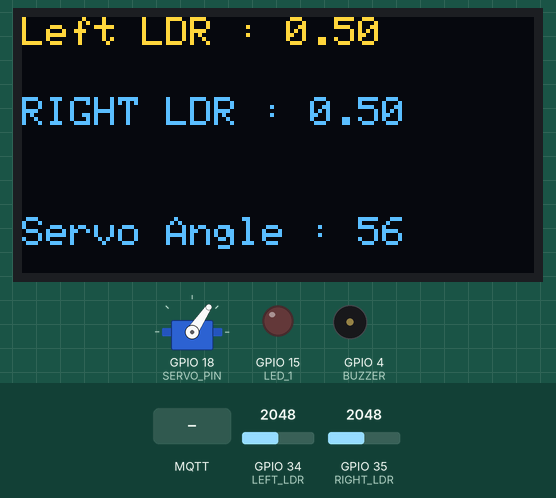
Bench run of a sketch on a simulated ESP32. On the bench: servo, 128×64 one-colour display, output pins drawn as LEDs (lit = HIGH), buzzer (waves = sounding). Inputs (shaded band) come from the test bench; at power-on: GPIO 34 (LEFT_LDR) = 2048, GPIO 35 (RIGHT_LDR) = 2048 (analog values on the 0–4095 scale). The OLED is the two-colour kind (top 16 rows yellow); WiFi joins after 1.5 s; servers stay silent unless stated; no MQTT or app messages arrive unless stated; pins used as bus, display or sensor lines are not drawn; what the sketch prints to the serial monitor is not drawn.

Above: at 11.8 s.
11.9 s: MQTT message "5" arrives on the first subscribed topic
14.4 s: GPIO 34 (LEFT_LDR) set to 1228
At 15.0 s:
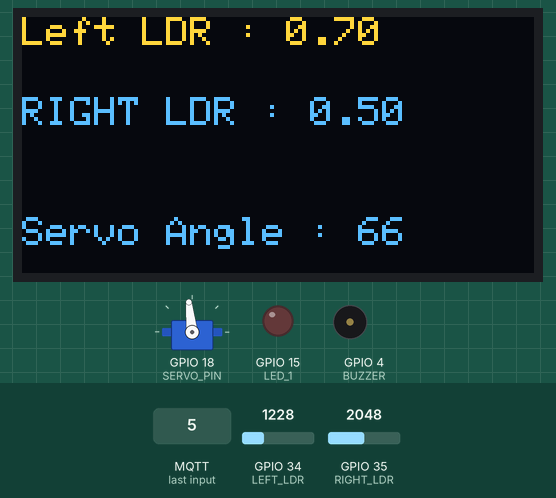
17.2 s: GPIO 35 (RIGHT_LDR) set to 491
At 17.9 s:
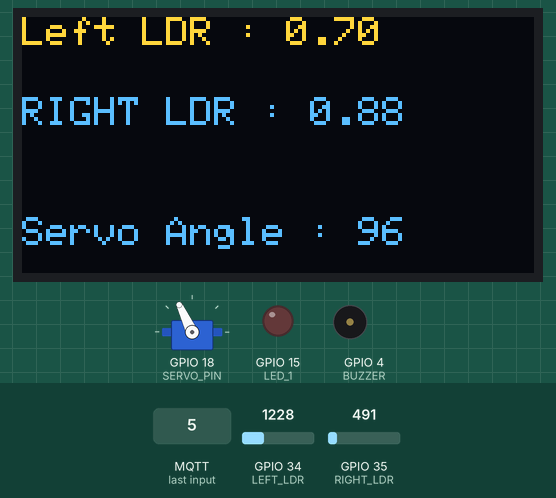
20.1 s: MQTT message "5" arrives on the second subscribed topic
At 21.0 s:
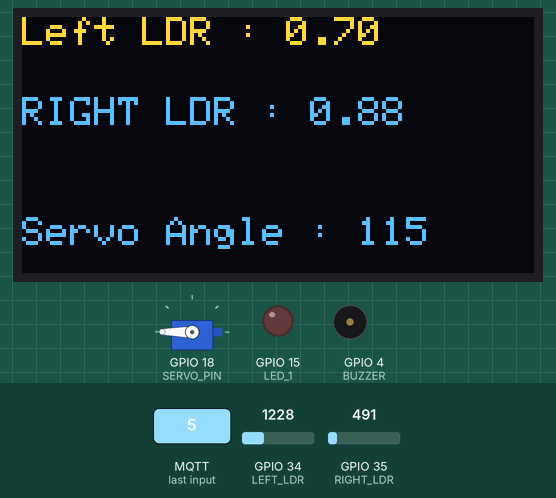
23.2 s: MQTT message "200" arrives on the first subscribed topic
At 24.1 s:
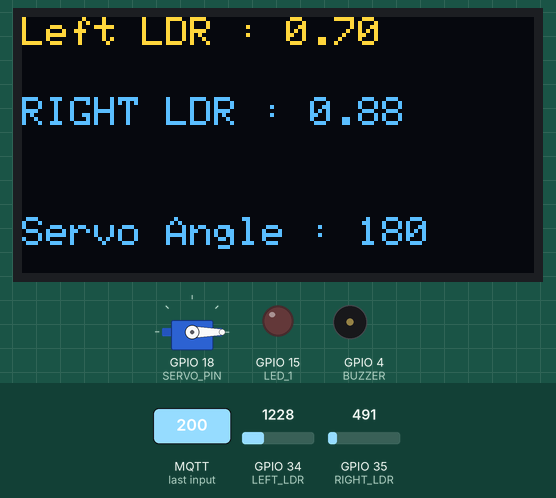
26.3 s: GPIO 35 (RIGHT_LDR) set to 1196
At 27.0 s:
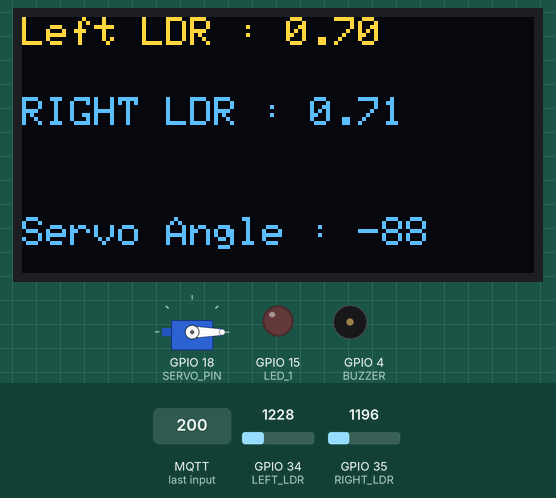
28.0 s: GPIO 35 (RIGHT_LDR) set to 1268
At 28.7 s:
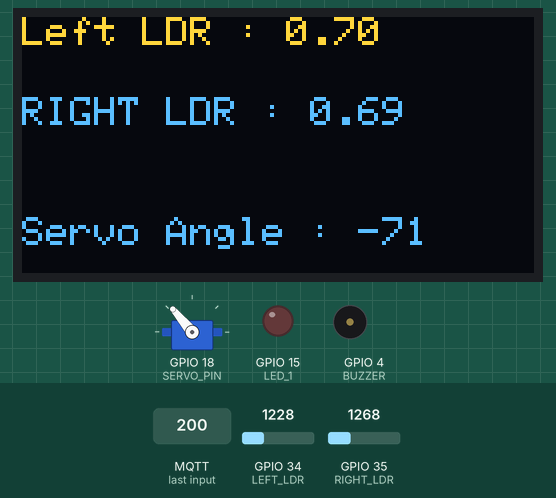
Timing chart, 0 to 31.0 s (numbered marks = the images above; inputs shaded):
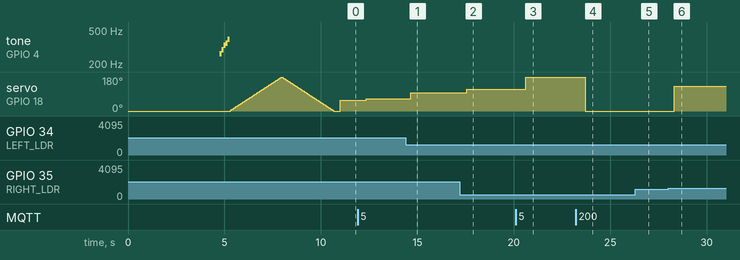

Measured:
- the behaviour switches between 1239 and 1240 on GPIO 35 (RIGHT_LDR) (found by bisection; images 5 and 6)
- after the input at 11.9 s, servo on GPIO 18 (SERVO_PIN): 56° → 66° after 0.45 s
- after the input at 14.4 s, servo on GPIO 18 (SERVO_PIN): 66° → 96° after 0.26 s; the display: first changes after 0.21 s (image 1 shows a later state)
- after the input at 17.2 s, servo on GPIO 18 (SERVO_PIN): 96° → 115° after 0.35 s; the display: first differs from a run without the input after 0.35 s (image 2)
- after the input at 20.1 s, servo on GPIO 18 (SERVO_PIN): 115° → 180° after 0.52 s
- after the input at 23.2 s, servo on GPIO 18 (SERVO_PIN): 180° → 0° after 0.50 s
- after the input at 26.3 s, the display: first differs from a run without the input after 0.29 s (image 5)
- after the input at 28.0 s, servo on GPIO 18 (SERVO_PIN): 0° → 130° after 0.33 s; the display: first differs from a run without the input after 0.33 s (image 6)

The sketch:

noderedSim.ino
```cpp
// Medibox Project
// Name - Gathsara J.A.S
// Index Number - 210180L

// Libraries
#include <Wire.h>             // I2C Library
#include <Adafruit_GFX.h>     // Graphics Library
#include <Adafruit_SSD1306.h> // OLED Display Library
#include <WiFi.h>             // WiFi Library
#include <PubSubClient.h>     // For MQTT
#include <ESP32Servo.h>

// Defining OLED display parameters
#define DISPLAY_WIDTH 128
#define DISPLAY_HEIGHT 64
#define DISPLAY_RESET -1
#define DISPLAY_ADDRESS 0x3C

// Declare objects
Adafruit_SSD1306 display(DISPLAY_WIDTH, DISPLAY_HEIGHT, &Wire, DISPLAY_RESET);
WiFiClient espClient;
PubSubClient mqttClient(espClient);
Servo servo;

// Define Pins
#define BUZZER 4
#define LED_1 15
#define LEFT_LDR 34
#define RIGHT_LDR 35

const int SERVO_PIN = 18;

// Image bitmap of pills
const unsigned char pills[] PROGMEM = {
    // 'pills, 64x64px
    0x00, 0x00, 0x00, 0x00, 0x00, 0x00, 0x00, 0x00, 0x00, 0x00, 0x00, 0x00, 0x00, 0x00, 0x00, 0x00,
    0x00, 0x00, 0x00, 0x00, 0x00, 0x00, 0x00, 0x00, 0x00, 0x00, 0x00, 0xe0, 0x00, 0x00, 0x00, 0x00,
    0x00, 0x00, 0x07, 0xfe, 0x00, 0x00, 0x00, 0x00, 0x00, 0x00, 0x1c, 0x07, 0x00, 0x00, 0x00, 0x00,
    0x00, 0x00, 0x30, 0x01, 0x80, 0x00, 0x00, 0x00, 0x00, 0x00, 0x60, 0x00, 0x40, 0x00, 0x00, 0x00,
    0x00, 0x00, 0xc0, 0x00, 0x60, 0x00, 0x00, 0x00, 0x00, 0x00, 0x80, 0x00, 0x30, 0x00, 0x00, 0x00,
    0x00, 0x01, 0x80, 0x00, 0x10, 0x00, 0x00, 0x00, 0x00, 0x01, 0x00, 0x00, 0x10, 0x00, 0x00, 0x00,
    0x00, 0x03, 0x00, 0x00, 0x18, 0x00, 0x00, 0x00, 0x00, 0x06, 0x00, 0x00, 0x08, 0x00, 0x00, 0x00,
    0x00, 0x04, 0x00, 0x00, 0x08, 0x00, 0x00, 0x00, 0x00, 0x0c, 0x00, 0x00, 0x08, 0x00, 0x00, 0x00,
    0x00, 0x18, 0x00, 0x00, 0x18, 0x00, 0x00, 0x00, 0x00, 0x10, 0x00, 0x00, 0x10, 0x00, 0x00, 0x00,
    0x00, 0x30, 0x00, 0x00, 0x10, 0x00, 0x00, 0x00, 0x00, 0x20, 0x00, 0x00, 0x30, 0x00, 0x00, 0x00,
    0x00, 0x70, 0x00, 0x00, 0x60, 0x00, 0x00, 0x00, 0x00, 0xf8, 0x00, 0x00, 0x40, 0x00, 0x00, 0x00,
    0x00, 0xfc, 0x00, 0x00, 0xc0, 0x00, 0x00, 0x00, 0x01, 0xf9, 0x00, 0x00, 0x80, 0x00, 0x00, 0x00,
    0x03, 0xfb, 0xc0, 0x01, 0x00, 0x00, 0x00, 0x00, 0x03, 0xf3, 0xf0, 0x03, 0x00, 0x00, 0x00, 0x00,
    0x07, 0xf7, 0xf8, 0x02, 0x00, 0x00, 0x00, 0x00, 0x07, 0xef, 0xfe, 0x06, 0x00, 0x00, 0x00, 0x00,
    0x0f, 0xcf, 0xff, 0xff, 0xff, 0xff, 0xff, 0x00, 0x1f, 0xdf, 0xfc, 0x00, 0x01, 0xff, 0xff, 0xc0,
    0x1f, 0x9f, 0xf8, 0x00, 0x01, 0xff, 0xff, 0xe0, 0x3f, 0x3f, 0xe0, 0x00, 0x01, 0xff, 0xff, 0xf0,
    0x3f, 0x7f, 0xc0, 0x00, 0x01, 0xff, 0xff, 0xf8, 0x3e, 0x7f, 0xc0, 0x00, 0x00, 0x00, 0x0f, 0xf8,
    0x7e, 0xff, 0x80, 0x00, 0x01, 0xff, 0xff, 0xf8, 0x7f, 0xff, 0x80, 0x00, 0x01, 0xff, 0xff, 0xfc,
    0x7f, 0xff, 0x00, 0x00, 0x01, 0xff, 0xff, 0xfc, 0x7f, 0xff, 0x00, 0x00, 0x01, 0xff, 0xff, 0xfc,
    0x3f, 0xff, 0x00, 0x00, 0x01, 0xff, 0xff, 0xfc, 0x3f, 0xff, 0x00, 0x00, 0x03, 0xff, 0xe0, 0xfc,
    0x3f, 0xff, 0x00, 0x00, 0x0e, 0x0f, 0x0e, 0x3c, 0x1f, 0xff, 0x80, 0x00, 0x10, 0x02, 0x7f, 0xcc,
    0x1f, 0xff, 0x80, 0x00, 0x20, 0x00, 0xff, 0xc4, 0x0f, 0xff, 0xc0, 0x00, 0x60, 0x01, 0xff, 0x90,
    0x07, 0xff, 0xc0, 0x00, 0xc0, 0x03, 0xff, 0xb8, 0x01, 0xff, 0xe0, 0x00, 0x80, 0x07, 0xff, 0x78,
    0x00, 0x7f, 0x30, 0x00, 0x80, 0x17, 0xfe, 0x7c, 0x00, 0x00, 0x1c, 0x01, 0x80, 0x27, 0xfc, 0xfc,
    0x00, 0x00, 0x07, 0xff, 0x00, 0x67, 0xf9, 0xfc, 0x00, 0x00, 0x00, 0x7f, 0x80, 0xc7, 0xf3, 0xfc,
    0x00, 0x00, 0x00, 0x01, 0x81, 0x87, 0xe7, 0xfc, 0x00, 0x00, 0x00, 0x00, 0x83, 0x07, 0xef, 0xfc,
    0x00, 0x00, 0x00, 0x00, 0x86, 0x07, 0xdf, 0xf8, 0x00, 0x00, 0x00, 0x00, 0xc4, 0x03, 0x9f, 0xf8,
    0x00, 0x00, 0x00, 0x00, 0x68, 0x03, 0x3f, 0xf0, 0x00, 0x00, 0x00, 0x00, 0x38, 0x00, 0x7f, 0xe0,
    0x00, 0x00, 0x00, 0x00, 0x18, 0x00, 0xff, 0xc0, 0x00, 0x00, 0x00, 0x00, 0x0e, 0x1e, 0x3f, 0x00,
    0x00, 0x00, 0x00, 0x00, 0x03, 0xf0, 0x00, 0x00, 0x00, 0x00, 0x00, 0x00, 0x00, 0x00, 0x00, 0x00,
    0x00, 0x00, 0x00, 0x00, 0x00, 0x00, 0x00, 0x00, 0x00, 0x00, 0x00, 0x00, 0x00, 0x00, 0x00, 0x00,
    0x00, 0x00, 0x00, 0x00, 0x00, 0x00, 0x00, 0x00, 0x00, 0x00, 0x00, 0x00, 0x00, 0x00, 0x00, 0x00};

// Notes for buzzer
int n_notes = 8;
int C = 262;
int D = 294;
int E = 330;
int F = 349;
int G = 392;
int A = 440;
int B = 494;
int C_H = 523;

int notes[] = {C, D, E, F, G, A, B, C_H};

// const char* ssid = "Wokwi-GUEST";
// const char* password =  "";
const char *mqttServer = "192.168.1.118";
const int mqttPort = 1883;
const char *mqttUser = "ESP32Client-1002";
const char *mqttPassword = "mmcisawesome";

int servoAngle = 0;
int minAngle = 30;
float controlFactor = 0.75;

/****************************************************************************
-----------------------------   Setting Up  ----------------------------------
****************************************************************************/

void setup()
{
    // put your setup code here, to run once:
    pinMode(BUZZER, OUTPUT);
    pinMode(LED_1, OUTPUT);

    servo.attach(SERVO_PIN, 500, 2400);
    servo.write(0);
    analogReadResolution(10);

    Serial.begin(9600);
    Serial.println("MediBox is Initializing!");

    if (!display.begin(SSD1306_SWITCHCAPVCC, DISPLAY_ADDRESS))
    {
        Serial.println(F("Medibox SSD1306 Display Allocation Failed"));
        for (;;)
            ;
    }

    display.clearDisplay();
    display.drawBitmap(32, 0, pills, 64, 64, WHITE);

    display.display();
    delay(1000);
    WiFi.begin("Wokwi-GUEST", "", 6);
    while (WiFi.status() != WL_CONNECTED)
    {
        delay(250);
        display.clearDisplay();
        print_line("Connecting to WiFi", 0, 0, 2);
    }

    display.clearDisplay();
    print_line("Connected to WiFi", 0, 0, 2);

    delay(2000);
    display.clearDisplay();
    print_line("Welcome to MediBox!", 0, 0, 2);

    for (int i = 0; i < 5; i++)
    {
        tone(BUZZER, notes[i]); // Beep
        delay(100);
    }
    noTone(BUZZER);

    for (int i = 0; i < 180; i++)
    {
        servo.write(i);
        delay(15);
    }
    for (int i = 180; i >= 0; i--)
    {
        servo.write(i);
        delay(15);
    }

    setup_mqtt();
    Serial.println("MQTT Done");
}

/****************************************************************************
--------------------------   Looping the Code ------------------------------
****************************************************************************/

void loop()
{

    if (!mqttClient.connected())
    {
        connectToBroker();
    }

    // Reading LDR values
    int left_value = analogRead(LEFT_LDR);
    int right_value = analogRead(RIGHT_LDR);

    // Converting LDR values between 0 - 1
    float left_send = 1 - left_value / 1023.0;
    float right_send = 1 - right_value / 1032.0;

    // Displaying values in Serial Monitor
    Serial.print("left LDR : ");
    Serial.print(left_send);
    Serial.print("  Right LDR : ");
    Serial.print(right_send);
    Serial.print("  Motor Angle : ");
    Serial.println(servoAngle);

    display.clearDisplay();
    print_line("Left LDR : " + String(left_send), 0, 0, 1);
    print_line("RIGHT LDR : " + String(right_send), 0, 20, 1);
    print_line("Servo Angle : " + String(servoAngle), 0, 50, 1);

    float max_LDR;
    int max_side;
    int D;

    if (left_send > right_send)
    {
        max_LDR = left_send;
        max_side = 0;
        D = 1.5;
    }
    else
    {
        max_LDR = right_send;
        max_side = 1;
        D = 0.5;
    }

    mqttClient.loop();
    char bufValue[8];
    char bufSide[1];

    sprintf(bufValue, "%f", max_LDR);
    sprintf(bufSide, "%d", max_side);

    mqttClient.publish("MEDIBOX-SANJULA-MAXLDR", bufValue);
    mqttClient.publish("MEDIBOX-SANJULA-MAXSIDE", bufSide);

    servoAngle = min(int(minAngle * D + (180 - minAngle) * max_LDR * controlFactor), 180);
    servo.write(servoAngle);
    delay(500);
}

/****************************************************************************
--------------------   Function to printLine in OLED  -----------------------
****************************************************************************/

void print_line(String text, int column, int row, int text_size)
{

    display.setTextSize(text_size);
    display.setTextColor(SSD1306_WHITE);
    display.setCursor(column, row); // Column,Row
    display.println(text);

    display.display();
}

/****************************************************************************
---------------   Function to beep  -------------------
****************************************************************************/

void button_beep()
{
    tone(BUZZER, notes[0]); // Beep
    delay(10);
    noTone(BUZZER);
    delay(10);
}

/****************************************************************************
---------------   Function for MQTT -------------------
****************************************************************************/

void setup_mqtt()
{
    mqttClient.setServer("test.mosquitto.org", 1883);
    mqttClient.setCallback(receiveCallback);
}

void connectToBroker()
{
    while (!mqttClient.connected())
    {
        Serial.println("Attempting MQTT Connection...");
        // display.clearDisplay();
        // print_line("Attempting MQTT Connection",0,20,2);
        if (mqttClient.connect(mqttUser))
        {
            Serial.println("Connected");
            // print_line("Connected",0,50,2);
            digitalWrite(BUZZER, HIGH);
            delay(200);
            digitalWrite(BUZZER, LOW);
            mqttClient.subscribe("MEDIBOX-SANJULA-MINANGLE");
            mqttClient.subscribe("MEDIBOX-SANJULA-CONTFACTOR");
        }
        else
        {
            Serial.println("Failed");
            // print_line("Failed",0,50,2);
            Serial.println(mqttClient.state());
            char bufTemp[10];
            sprintf(bufTemp, "%d", mqttClient.state());
            // print_line(bufTemp,80,50,2);
            digitalWrite(BUZZER, HIGH);
            delay(1000);
            digitalWrite(BUZZER, LOW);
            delay(2000);
        }
    }
}

void receiveCallback(char *topic, byte *payload, unsigned int length)
{
    Serial.print("Message Arrived [");
    Serial.print(topic);
    Serial.print("]");

    String topicS = String(topic);

    for (int i = 0; i < 3; i++)
    {
        digitalWrite(BUZZER, HIGH);
        delay(30);
        digitalWrite(BUZZER, LOW);
        delay(30);
    }

    char payloadCharAr[length];

    for (int i = 0; i < length; i++)
    {
        Serial.print((char)payload[i]);
        payloadCharAr[i] = (char)payload[i];
    }
    Serial.println(" ");

    if (topicS == "MEDIBOX-SANJULA-MINANGLE")
    {
        Serial.print("Min Angle Updated - ");
        minAngle = atoi(payloadCharAr);
        Serial.println(minAngle);
    }
    else if (topicS == "MEDIBOX-SANJULA-CONTFACTOR")
    {
        Serial.print("Control Factor Updated - ");
        controlFactor = atof(payloadCharAr);
        Serial.println(controlFactor);
    }
}
```
